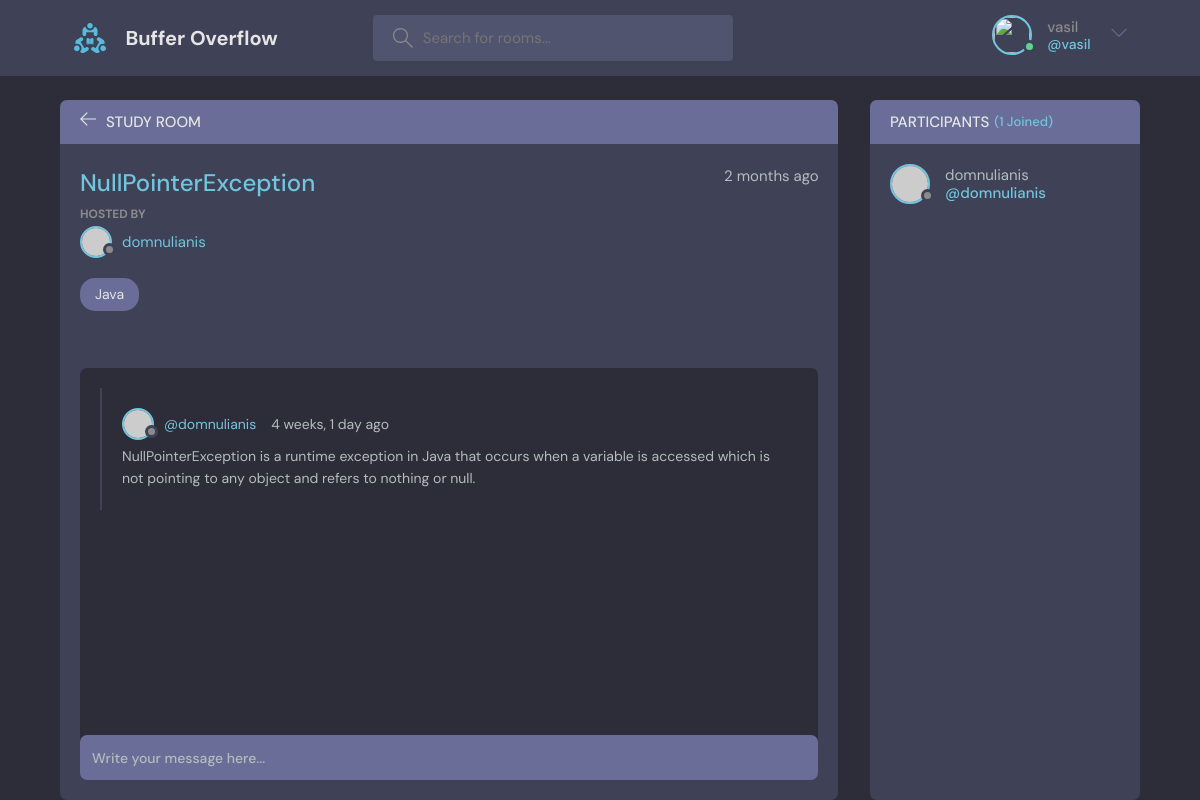
Screenshot of /room/9/ (signed in) with the database file from the repository.
### base/models.py (models this page shows, shortened)
class Room(models.Model):
    host = models.ForeignKey(User, on_delete=models.SET_NULL, null=True)
    topic = models.ForeignKey(Topic, on_delete=models.SET_NULL, null=True)
    name = models.CharField(max_length=200)
    description = models.TextField(null=True, blank=True)
    participants = models.ManyToManyField(User, related_name='participants', blank=True)
    updated = models.DateTimeField(auto_now=True)
    created = models.DateTimeField(auto_now_add=True)
    class Meta:
        ordering = ['-updated', '-created']

class Topic(models.Model):
    name = models.CharField(max_length=200)
    def __str__(self):
        return self.name

class Message(models.Model):
    user = models.ForeignKey(User, on_delete=models.CASCADE)
    room = models.ForeignKey(Room, on_delete=models.CASCADE)
    body = models.TextField()
    updated = models.DateTimeField(auto_now=True)
    created = models.DateTimeField(auto_now_add=True)
    class Meta:
        ordering = ['-updated', '-created']

### base/views.py (the view, shortened to what this page needs)
# urls.py: path('room/<str:pk>/', views.room, name="room"),
def room(request, pk):
    room = Room.objects.get(id=pk)
    room_messages = room.message_set.all()
    participants = room.participants.all()
    context = {'room': room, 'room_messages': room_messages, 'participants': participants}
    return render(request, 'base/room.html', context)

### base/templates/base/room.html (shortened to what this page needs)
{% extends 'main.html' %}
{% block content %}
<main class="profile-page layout layout--2">
    <div class="container">
        <div class="room">
            <div class="room__top">
                <div class="room__topLeft">
                    <a href="{% url 'home' %}">
                        <svg version="1.1" xmlns="http://www.w3.org/2000/svg" width="32" height="32"
                             viewBox="0 0 32 32">
                            <title>arrow-left</title>
                            <path
                                    d="M13.723 2.286l-13.723 13.714 13.719 13.714 1.616-1.611-10.96-10.96h27.625v-2.286h-27.625l10.965-10.965-1.616-1.607z"
                            ></path>
                        </svg>
                    </a>
                    <h3>Study Room</h3>
                </div>
            </div>
            <div class="room__box scroll">
                <div class="room__header scroll">
                    <div class="room__info">
                        <h3>{{room.name}}</h3>
                        <span>{{room.created|timesince}} ago</span>
                    </div>
                    <div class="room__hosted">
                        <p>Hosted By</p>
                        <a href="{% url 'user-profile' room.host.id %}" class="room__author">
                            <div class="avatar avatar--small">
                                <img src="https://randomuser.me/api/portraits/men/37.jpg"/>
                            </div>
                            <span>{{room.host.username}}</span>
                        </a>
                    </div>
                    <span class="room__topics">{{room.topic}}</span>
                </div>
                <div class="room__conversation">
                    <div class="threads scroll">
                        {% for message in room_messages %}
                        <div class="thread">
                            <div class="thread__top">
                                <div class="thread__author">
                                    <a href="{% url 'user-profile' message.user.id %}" class="thread__authorInfo">
                                        <div class="avatar avatar--small">
                                            <img src="https://randomuser.me/api/portraits/men/37.jpg"/>
                                        </div>
                                        <span>@{{message.user.username}}</span>
                                    </a>
                                    <span class="thread__date">{{message.created|timesince}} ago</span>
                                </div>
                            </div>
                            <div class="thread__details">
                                {{message.body}}
                            </div>
                        </div>
                        {% endfor %}
                    </div>
                </div>
            </div>
            <div class="room__message">
                <form action="" method="POST">
                    <input name="body" placeholder="Write your message here..."/></form>
            </div>
        </div>
        <div class="participants">
            <h3 class="participants__top">Participants <span>({{participants.count}} Joined)</span></h3>
            <div class="participants__list scroll">
                {% for user in participants %}
                <a href="{% url 'user-profile' user.id %}" class="participant">
                    <div class="avatar avatar--medium">
                        <img src="https://randomuser.me/api/portraits/men/37.jpg"/>
                    </div>
                    <p>
                        {{user.username}}
                        <span>@{{user.username}}</span>
                    </p>
                </a>
                {% endfor %}
            </div>
        </div>
    </div>
</main>
{% endblock content %}

### templates/navbar.html (shortened to what this page needs)
{% load static %}
<header class="header header--loggedIn">
    <div class="container">
        <a href="{% url 'home' %}" class="header__logo">
            <img src="{% static 'images/logo.svg' %}"/>
            <h1>Buffer Overflow</h1>
        </a>
        <form class="header__search" method="GET" action="{% url 'home' %}">
            <label>
                <input name="q" placeholder="Search for rooms..."/>
            </label>
        </form>
        <nav class="header__menu">
            {% if request.user.is_authenticated %}
            <div class="header__user">
                <a href="{% url 'update-user' %}">
                    <div class="avatar avatar--medium active">
                        <img src="https://images.pexels.com/photos/220453/pexels-photo-220453.jpeg?auto=compress&cs=tinysrgb&w=1260&h=750&dpr=1"/>
                    </div>
                    <p>{{request.user.username}}<span>@{{request.user.username}}</span></p>
                </a>
                <button class="dropdown-button">
                    <svg version="1.1" xmlns="http://www.w3.org/2000/svg" width="32" height="32" viewBox="0 0 32 32">
                        <title>chevron-down</title>
                        <path d="M16 21l-13-13h-3l16 16 16-16h-3l-13 13z"></path>
                    </svg>
                </button>
            </div>
            {% else %}
            <a href="{% url 'login' %}">
              <img src="{% static 'images/avatar.svg' %}" />
              <p>Login</p>
            </a>
            {% endif %}
        </nav>
    </div>
</header>

### rows the page displays
Room: name "NullPointerException", created "2 months", host.username "domnulianis", topic "Java"
Message: user.username "domnulianis", created "4 weeks, 1 day", body "NullPointerException is a runtime exception in Java that occurs when a variable is accessed which is not pointing to any object and refers to nothing or null."

### other values shown
{{ request.user.username }} "vasil"
{{ participants.count }} "1"
{{ user.username }} "domnulianis"
